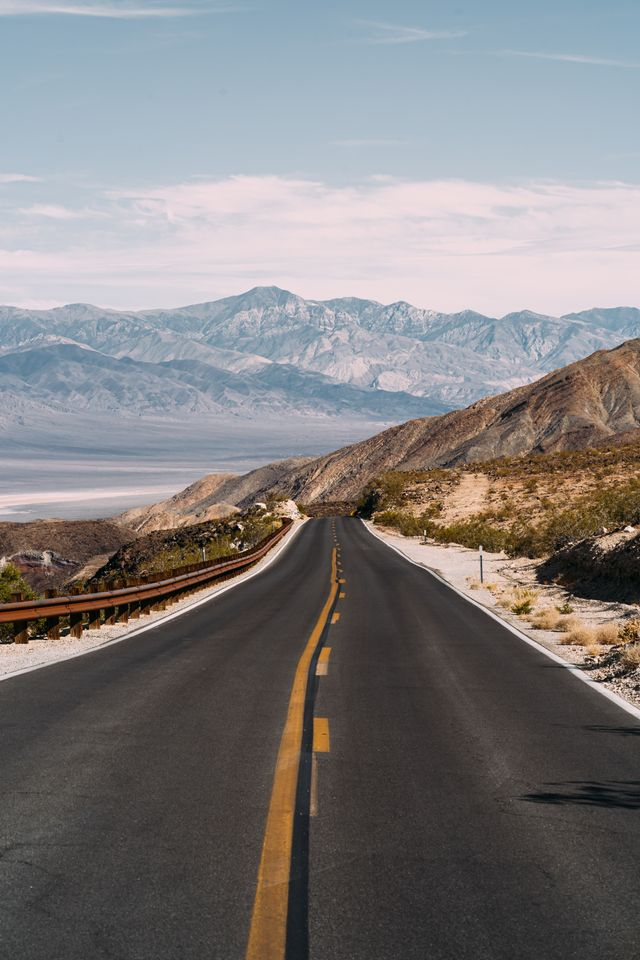
#> input picture OpenCV/Alistirmalar/image_video/pexels-rickyrecap-3041347.jpg, 640 x 960 px, found by its file name
$ python template_matching.py
#> lines starting #> are read from the running program, lines starting #| are printed output that depends on the picture; after the words box and inside, x2 and y2 are one past the last pixel; in counts of white or black regions, pixels touching at a corner belong together
import cv2
import numpy as np

image_path = r"C:\Users\Muharrem\Documents\GitHub\ArtekEgitim1\OpenCV\Alistirmalar\image_video\pexels-rickyrecap-3041347.jpg"
template_path = r"C:\Users\Muharrem\Documents\GitHub\ArtekEgitim1\OpenCV\Alistirmalar\image_video\pexels-rickyrecap-3041347k.jpg"

image = cv2.imread(image_path)
#> image is the input picture: shape (960, 640, 3); mean B, G, R 126.7, 126.2, 128.8
template = cv2.imread(template_path)
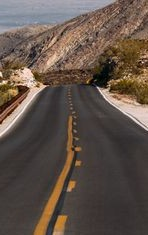
#> input picture OpenCV/Alistirmalar/image_video/pexels-rickyrecap-3041347k.jpg, 148 x 235 px, found by its file name
#> template is the input picture: shape (235, 148, 3); mean B, G, R 73.3, 82.7, 96.5

if image is None or template is None:
    raise FileNotFoundError("Görüntü veya şablon dosyası bulunamadı.")

img_gray = cv2.cvtColor(image, cv2.COLOR_BGR2GRAY)
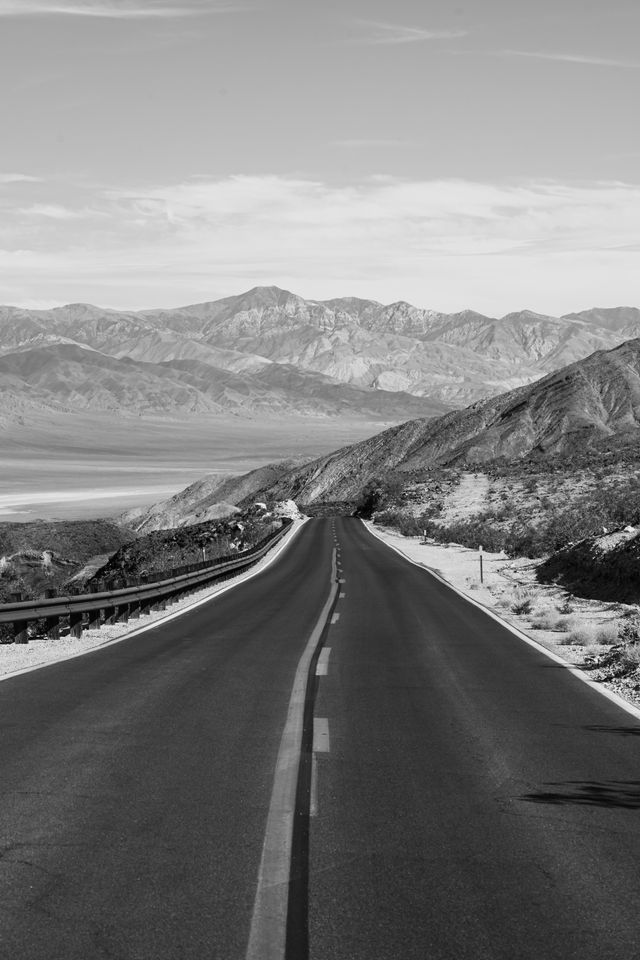
#> img_gray: shape (960, 640); min 0, max 249, mean 127
template_gray = cv2.cvtColor(template, cv2.COLOR_BGR2GRAY)
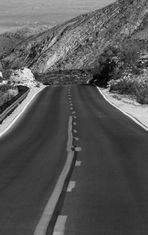
#> template_gray: shape (235, 148); min 1, max 248, mean 85.7

w, h = template_gray.shape[::-1]
#> w = 148; h = 235
result = cv2.matchTemplate(img_gray, template_gray, cv2.TM_CCOEFF_NORMED)
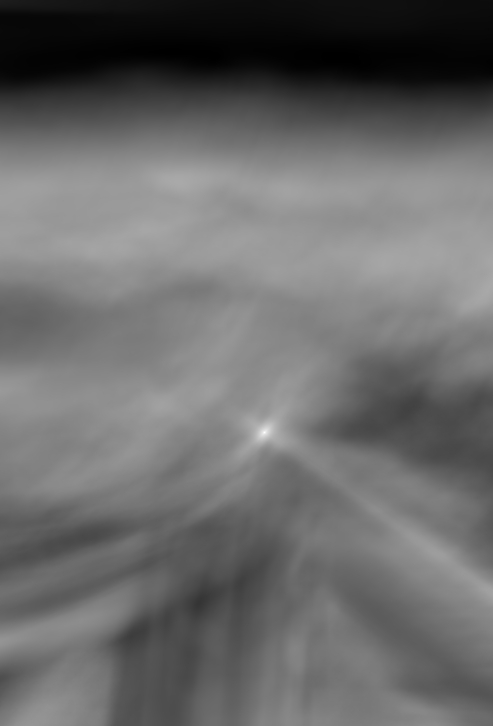
#> result: shape (726, 493) float32; min -0.529, max 1, mean 0.111; drawn with min black and max white
locations = np.where(result >= 0.8)
#> locations = 23 positions, rows 430 to 434, columns 262 to 266

for pt in zip(*locations[::-1]):
    cv2.rectangle(image,pt,(pt[0]+w,pt[1]+h),(0,255,0),3)
#> this loop made 23 passes
#> pt on passes 1 to 12: (263, 430), (264, 430), (265, 430), (266, 430), (262, 431), (263, 431), (264, 431), (265, 431), (266, 431), (262, 432), (263, 432), (264, 432)
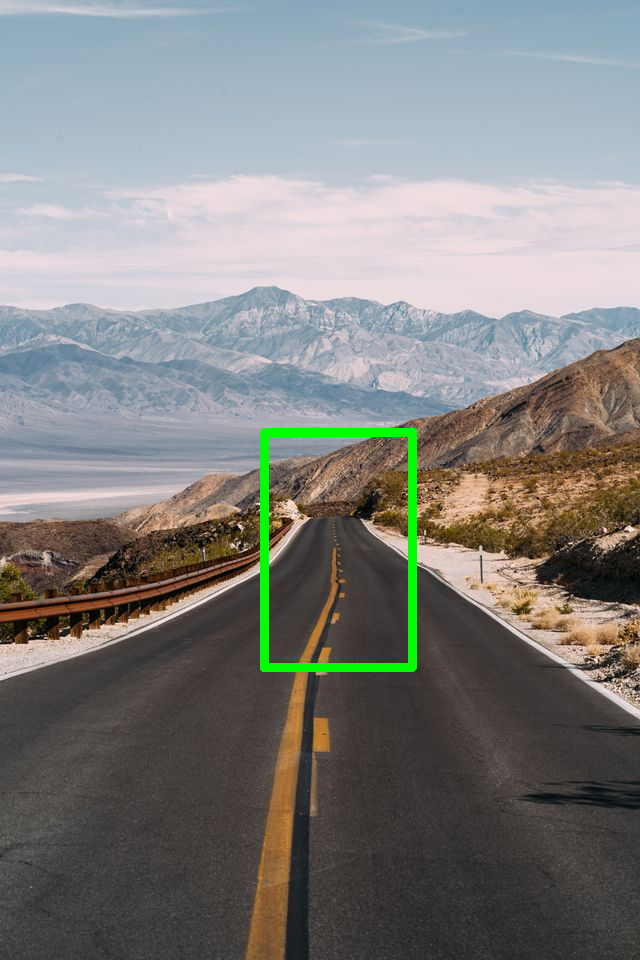
#> image: shape (960, 640, 3); 1.12% of pixels changed, all inside (x1, y1, x2, y2) = (260, 428, 417, 672)

cv2.imshow("Detected", image)
cv2.waitKey(0)
cv2.destroyAllWindows()
